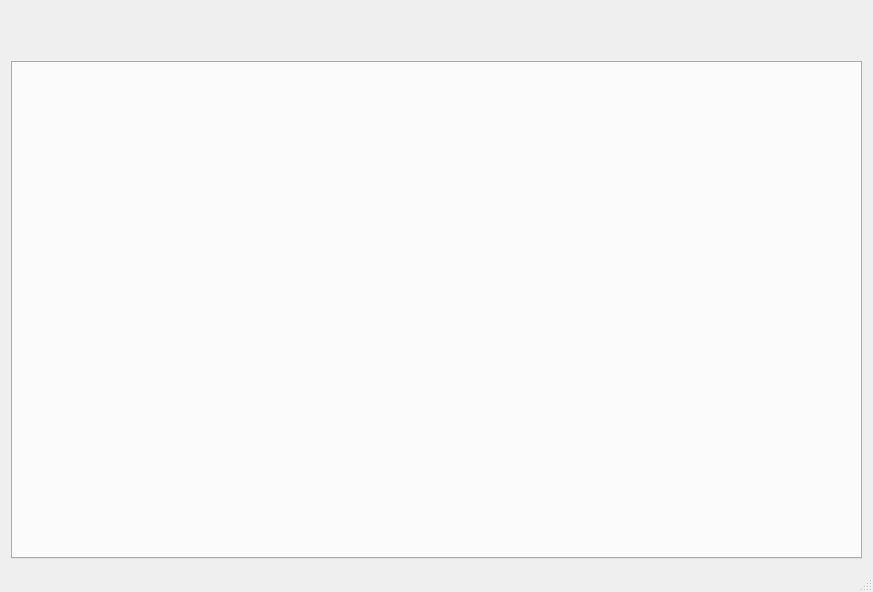
<?xml version="1.0" encoding="UTF-8"?>
<ui version="4.0">
 <class>MainWindow</class>
 <widget class="QMainWindow" name="MainWindow">
  <property name="geometry">
   <rect>
    <x>0</x>
    <y>0</y>
    <width>873</width>
    <height>592</height>
   </rect>
  </property>
  <property name="sizePolicy">
   <sizepolicy hsizetype="Preferred" vsizetype="Preferred">
    <horstretch>0</horstretch>
    <verstretch>0</verstretch>
   </sizepolicy>
  </property>
  <property name="windowTitle">
   <string>MainWindow</string>
  </property>
  <widget class="QWidget" name="centralWidget">
   <layout class="QGridLayout" name="gridLayout">
    <item row="0" column="0">
     <spacer name="verticalSpacer">
      <property name="orientation">
       <enum>Qt::Vertical</enum>
      </property>
      <property name="sizeType">
       <enum>QSizePolicy::Fixed</enum>
      </property>
      <property name="sizeHint" stdset="0">
       <size>
        <width>20</width>
        <height>50</height>
       </size>
      </property>
     </spacer>
    </item>
    <item row="1" column="0">
     <widget class="QTabWidget" name="tabWidget">
      <property name="font">
       <font>
        <family>Microsoft YaHei</family>
        <pointsize>15</pointsize>
        <underline>false</underline>
       </font>
      </property>
      <property name="layoutDirection">
       <enum>Qt::LeftToRight</enum>
      </property>
      <property name="autoFillBackground">
       <bool>true</bool>
      </property>
      <property name="tabShape">
       <enum>QTabWidget::Rounded</enum>
      </property>
      <property name="currentIndex">
       <number>-1</number>
      </property>
      <property name="usesScrollButtons">
       <bool>false</bool>
      </property>
     </widget>
    </item>
   </layout>
  </widget>
  <widget class="QStatusBar" name="statusBar"/>
 </widget>
 <layoutdefault spacing="6" margin="11"/>
 <resources/>
 <connections/>
</ui>
